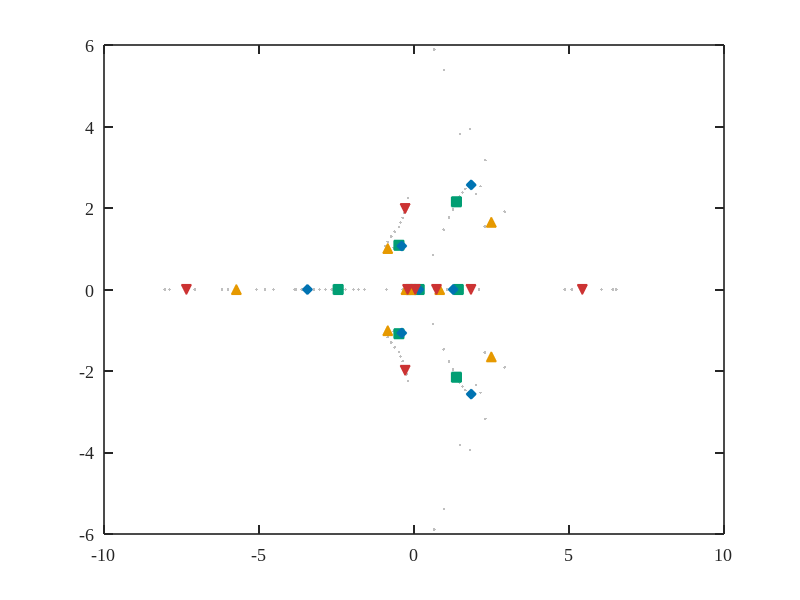

Write MATLAB code to recreate this figure. (Note: this script raises an error after producing the figure.)
% PLOT_STABILITY_RESULTS
% Produces:
%   figs/Fig07_eigenvalue_map.pdf       nominal eigenvalue map in the
%                                       complex plane, key speeds highlighted
%
%   figs/Fig08_Re_lambda_t2.pdf         max Re(lambda) and t_double vs airspeed
%
%   figs/Fig09a_eig_clouds_low.pdf      MC eigenvalue clouds at V=5 and V=10
%
%   figs/Fig09b_eig_clouds_high.pdf     MC eigenvalue clouds at V=15 and V=24
%
%   console table                       MC max Re(lambda), M_u, M_q at all
%                                       target speeds
%
% Reads:  results/stability_results_QAV250.mat

clear; close all; clc;
if ~isfolder('figs'); mkdir('figs'); end   % make the figs folder if it doesn't exist yet

% Style ---------------------------------------------------------------------
set(0, 'DefaultAxesFontName',   'Times New Roman');
set(0, 'DefaultTextFontName',   'Times New Roman');
set(0, 'DefaultAxesFontSize',   13);
set(0, 'DefaultTextFontSize',   13);
set(0, 'DefaultLineLineWidth',  2.0);
set(0, 'DefaultAxesLineWidth',  1.2);
set(0, 'DefaultAxesBox',        'on');
set(0, 'DefaultAxesTickDir',    'in');
set(0, 'DefaultAxesTickLength', [0.015 0.015]);
set(0, 'DefaultFigureColor',    'w');

col_nom    = [0.00 0.00 0.00];
col_mc     = [0.00 0.45 0.70];
col_grey   = [0.50 0.50 0.50];
col_red    = [0.80 0.20 0.20];
col_green  = [0.00 0.62 0.45];
col_amber  = [0.90 0.60 0.00];

% Load ----------------------------------------------------------------------
load('stability_results_QAV250.mat');
V = V_sweep(:);

maxRe_nom = max(eig_real_nom, [], 2);
t2_nom    = log(2) ./ max(maxRe_nom, 1e-10);
t2_nom(maxRe_nom <= 0) = Inf;

% Fig 7: nominal eigenvalue map ---------------------------------------------
figure('Units', 'centimeters', 'Position', [2 2 13 9]);

key_speeds  = [5, 10, 15, 24];
key_markers = {'s', 'd', '^', 'v'};
key_colors  = {col_green, col_mc, col_amber, col_red};

for vi = 1:nV
    if ~nom_conv(vi), continue; end
    plot(eig_real_nom(vi,:), eig_imag_nom(vi,:), '.', ...
        'Color', [0.75 0.75 0.75], 'MarkerSize', 6, 'HandleVisibility', 'off');
    hold on;
end
for ki = 1:numel(key_speeds)
    [~, vi] = min(abs(V_sweep - key_speeds(ki)));
    if ~nom_conv(vi), continue; end
    plot(eig_real_nom(vi,:), eig_imag_nom(vi,:), key_markers{ki}, ...
        'Color', key_colors{ki}, 'MarkerFaceColor', key_colors{ki}, ...
        'MarkerSize', 7, 'LineWidth', 1.0, ...
        'DisplayName', sprintf('V = %d m/s', key_speeds(ki)));
end
xline(0, '-', 'Color', 'k', 'LineWidth', 0.6, 'HandleVisibility', 'off');
yline(0, '-', 'Color', 'k', 'LineWidth', 0.6, 'HandleVisibility', 'off');
hold off;
xlabel('Re(\lambda) [1/s]'); ylabel('Im(\lambda) [rad/s]');
grid on;
legend('Location', 'southwest', 'FontSize', 8, 'Box', 'off');

drawnow;
exportgraphics(gcf, 'figs/Fig07_eigenvalue_map.pdf', 'ContentType', 'vector');

% Fig 8: Re(lambda) and t_double vs airspeed --------------------------------
valid = nom_conv & (1:nV)' > 1;

figure('Units', 'centimeters', 'Position', [2 2 15.5 7.5]);
sub1 = subplot(1,2,1);
plot(V(valid), maxRe_nom(valid), '-o', 'Color', col_nom, ...
    'MarkerSize', 4, 'MarkerFaceColor', col_nom, 'LineWidth', 1.8);
hold on;
yline(0, '--', 'Color', col_grey, 'LineWidth', 0.8);
hold off;
xlabel('Airspeed [m/s]'); ylabel('max Re(\lambda) [1/s]');
xlim([0 V(end)]); grid on;

sub2 = subplot(1,2,2);
plot(V(valid), t2_nom(valid), '-o', 'Color', col_nom, ...
    'MarkerSize', 4, 'MarkerFaceColor', col_nom, 'LineWidth', 1.8);
xlabel('Airspeed [m/s]'); ylabel('t_{double} [s]');
xlim([0 V(end)]); ylim([0 1.2]); grid on;

w = 0.35; gap = 0.12; left1 = 0.10; left2 = left1 + w + gap;
p1 = get(sub1, 'Position'); p2 = get(sub2, 'Position');
set(sub1, 'Position', [left1, p1(2), w, p1(4)]);
set(sub2, 'Position', [left2, p2(2), w, p2(4)]);

drawnow;
exportgraphics(gcf, 'figs/Fig08_Re_lambda_t2.pdf', 'ContentType', 'vector');

% Fig 9a / 9b: MC eigenvalue clouds -----------------------------------------
cloud_idx = [1, 2, 3, 6];                       % into V_mc_targets
cloud_V   = V_mc_targets(cloud_idx);
cloud_col = [col_green; col_mc; col_amber; col_red];

plot_eig_clouds(cloud_idx(1:2), cloud_V(1:2), cloud_col(1:2,:), ...
                V, V_mc_targets, mc_eig_conv, mc_eig_real, mc_eig_imag, ...
                eig_real_nom, eig_imag_nom, nom_conv, N_MC, ...
                'figs/Fig09a_eig_clouds_low.pdf');

plot_eig_clouds(cloud_idx(3:4), cloud_V(3:4), cloud_col(3:4,:), ...
                V, V_mc_targets, mc_eig_conv, mc_eig_real, mc_eig_imag, ...
                eig_real_nom, eig_imag_nom, nom_conv, N_MC, ...
                'figs/Fig09b_eig_clouds_high.pdf');

% Console table -------------------------------------------------------------
fprintf('\nMonte Carlo stability summary at target airspeeds\n');
fprintf('%-6s %-9s %-22s %-22s %-22s\n', ...
        'V', 'n/N', 'max Re(lambda)', 'M_u', 'M_q');
fprintf('%s\n', repmat('-', 1, 84));
for ti = 1:numel(V_mc_targets)
    conv_mask = logical(mc_eig_conv(ti,:));
    nc = sum(conv_mask);
    re = mc_eig_maxRe(ti, conv_mask);
    mu = mc_deriv_Mu(ti, conv_mask);
    mq = mc_deriv_Mq(ti, conv_mask);
    fprintf('%-6d %3d/%-5d %+0.3f +/- %-10.3f %+0.3f +/- %-10.3f %+0.3f +/- %-10.3f\n', ...
            V_mc_targets(ti), nc, N_MC, ...
            mean(re), std(re), mean(mu), std(mu), mean(mq), std(mq));
end

fprintf('\nSaved: figs/Fig07_eigenvalue_map.pdf, Fig08_Re_lambda_t2.pdf, Fig09a/b_eig_clouds.pdf\n');


%  LOCAL FUNCTIONS ===========================================================================

function plot_eig_clouds(idx_pair, V_pair, col_pair, V, V_mc_targets, ...
                          mc_eig_conv, mc_eig_real, mc_eig_imag, ...
                          eig_real_nom, eig_imag_nom, nom_conv, N_MC, out_path)
% Two-panel MC eigenvalue cloud, one panel per target speed.
    figure('Units', 'centimeters', 'Position', [2 2 15.5 7.5]);
    for pp = 1:2
        ti = idx_pair(pp);
        subplot(1, 2, pp);

        conv_mask = logical(mc_eig_conv(ti,:));
        n_conv    = sum(conv_mask);
        re        = squeeze(mc_eig_real(ti, conv_mask, :));
        im        = squeeze(mc_eig_imag(ti, conv_mask, :));

        plot(re(:), im(:), '.', 'Color', [col_pair(pp,:) 0.15], ...
            'MarkerSize', 3, 'HandleVisibility', 'off');
        hold on;
        plot(NaN, NaN, '.', 'Color', col_pair(pp,:), 'MarkerSize', 10, ...
            'DisplayName', 'MC samples');

        [~, nom_idx] = min(abs(V - V_pair(pp)));
        if nom_conv(nom_idx)
            plot(eig_real_nom(nom_idx,:), eig_imag_nom(nom_idx,:), 'k+', ...
                'MarkerSize', 8, 'LineWidth', 1.5, 'DisplayName', 'Nominal');
        end
        xline(0, '-', 'Color', 'k', 'LineWidth', 0.6, 'HandleVisibility', 'off');
        yline(0, '-', 'Color', 'k', 'LineWidth', 0.6, 'HandleVisibility', 'off');

        xl = xlim; yl = ylim;
        text(xl(1) + 0.05*(xl(2)-xl(1)), yl(2) - 0.05*(yl(2)-yl(1)), ...
            sprintf('%d/%d', n_conv, N_MC), ...
            'FontSize', 9, 'FontWeight', 'bold', 'Color', col_pair(pp,:), ...
            'HorizontalAlignment', 'left', 'VerticalAlignment', 'top');

        xlabel('Re(\lambda) [1/s]');
        if pp == 1; ylabel('Im(\lambda) [rad/s]'); end
        legend('Location', 'southwest', 'FontSize', 9, 'Box', 'off');
        grid on; hold off;
    end

    sub1 = subplot(1,2,1); sub2 = subplot(1,2,2);
    w = 0.38; h = 0.72; gap = 0.12; left1 = 0.10; left2 = left1 + w + gap;
    bot = 0.18;
    set(sub1, 'Position', [left1, bot, w, h]);
    set(sub2, 'Position', [left2, bot, w, h]);

    drawnow;
    exportgraphics(gcf, out_path, 'ContentType', 'vector');
end
